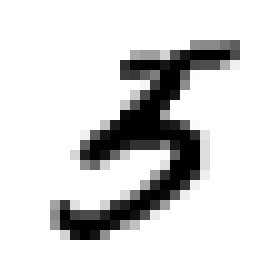
#> input picture web/test/sample.jpg, 280 x 280 px
$ python convert.py
#> lines starting #> are read from the running program, lines starting #| are printed output that depends on the picture
import numpy as np
from PIL import Image

def image_to_features(image_path, resize_to=(28, 28)):
    # Load image
#> called with image_path = 'sample.jpg', resize_to = (28, 28)
    img = Image.open(image_path).convert("L")  # convert to grayscale
#> img is the input picture: PIL image 280x280 L; min 0, max 255, mean 217

    # Resize
    img = img.resize(resize_to)
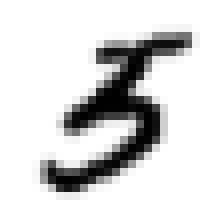
#> img: PIL image 28x28 L (shown 8 times larger); min 0, max 255, mean 216.9

    # Convert to numpy array
    arr = np.array(img, dtype=float)

    # Normalize 0–1
    arr = arr / 255.0

    # Flatten to 1D vector
    features = arr.flatten()
#> features = 784 values, max 1 at index 0, min 0 at index 322, mean 0.851

    return features.tolist()

if __name__ == "__main__":
    image_path = "sample.jpg"   # ✔️ đổi tên file ảnh vào đây
    features = image_to_features(image_path)

    # Print as JSON for .http file
    print("Copy this JSON into your .http file:")
    print("\n{\n    \"features\": [")

    # Pretty print 784 elements
    for i, val in enumerate(features):
        end = "," if i < len(features) - 1 else ""
        print(f"        {val}{end}")
#> this loop made 784 passes
#|         1.0,
#|         1.0,
#|         1.0,
#|         1.0,
#|         1.0,
#|         1.0,
#|         1.0,
#|         1.0,
#> (further printed lines are left out)

    print("    ]\n}")

$ run again, with web/test/draw4.png saved as web/test/sample.jpg
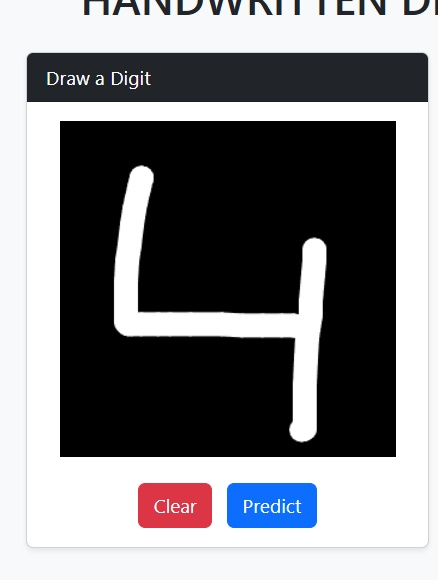
#> input picture web/test/draw4.png, 438 x 580 px
#> in image_to_features, `img = Image.open(image_path).convert("L")`:
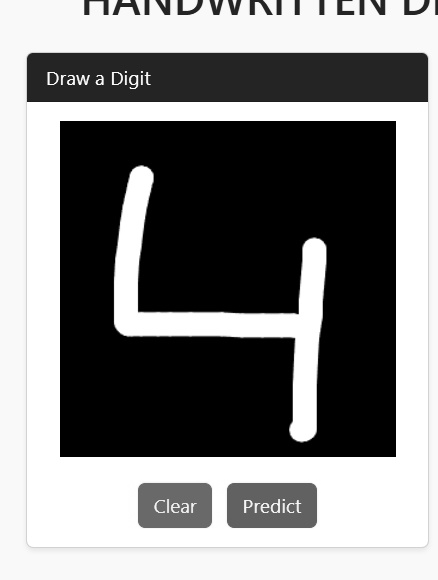
#> img: PIL image 438x580 L; min 0, max 255, mean 130.2
#> in image_to_features, `img = img.resize(resize_to)`:
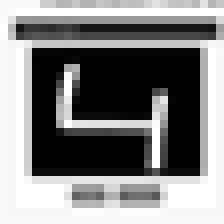
#> img: PIL image 28x28 L (shown 8 times larger); min 0, max 255, mean 130.3
#> in image_to_features, `features = arr.flatten()`: features = 784 values, max 1 at index 30, min 0 at index 201, mean 0.511
#> the loop `for i, val in enumerate(features):` made 784 passes
#> val on passes 1 to 3: 0.976, 0.976, 0.976
#> (printed output is left out)

$ run again, with web/test/draw5.png saved as web/test/sample.jpg
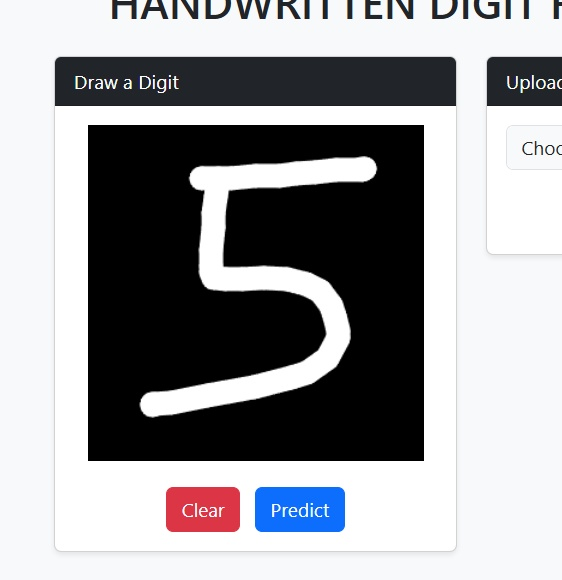
#> input picture web/test/draw5.png, 562 x 580 px
#> in image_to_features, `img = Image.open(image_path).convert("L")`:
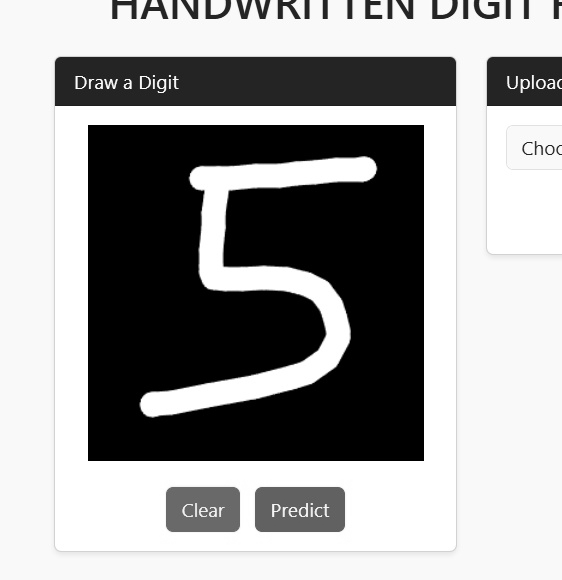
#> img: PIL image 562x580 L; min 0, max 255, mean 155.7
#> in image_to_features, `img = img.resize(resize_to)`:
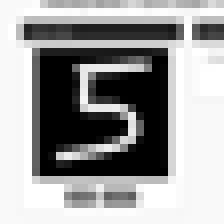
#> img: PIL image 28x28 L (shown 8 times larger); min 0, max 255, mean 156.1
#> in image_to_features, `features = arr.flatten()`: features = 784 values, max 1 at index 31, min 0 at index 201, mean 0.612
#> the loop `for i, val in enumerate(features):` made 784 passes
#> val on passes 1 to 3: 0.976, 0.976, 0.976
#> (printed output is left out)

$ run again, with web/test/test0.png saved as web/test/sample.jpg
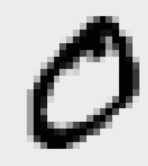
#> input picture web/test/test0.png, 148 x 166 px
#> in image_to_features, `img = img.resize(resize_to)`:
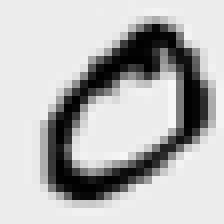
#> img: PIL image 28x28 L (shown 8 times larger); min 0, max 248, mean 184.7
#> in image_to_features, `features = arr.flatten()`: features = 784 values, max 0.973 at index 301, min 0 at index 212, mean 0.724
#> the loop `for i, val in enumerate(features):` made 784 passes
#> val on passes 1 to 3: 0.925, 0.925, 0.925
#> (printed output is left out)
